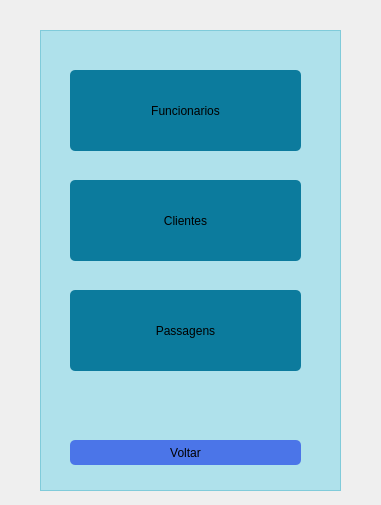
<?xml version="1.0" encoding="UTF-8"?>
<ui version="4.0">
 <class>telaOpcoesGerente</class>
 <widget class="QMainWindow" name="telaOpcoesGerente">
  <property name="geometry">
   <rect>
    <x>0</x>
    <y>0</y>
    <width>381</width>
    <height>505</height>
   </rect>
  </property>
  <property name="windowTitle">
   <string>AirSys</string>
  </property>
  <property name="styleSheet">
   <string notr="true">#telaOpcoesGerente
{
background-image: url(:/fundos/fundo4.jpg);
}

#frame
{
background-color: rgba(6, 190, 225, 70);
}

#botaoFuncionarios
{
border-radius: 5px;
background-color: rgb(12, 123, 157);
font: 14pt &quot;Noto Serif Malayalam&quot;;
}

#botaoFuncionarios:hover
{
border-radius: 5px;
background-color: rgb(145, 206, 243);
font: 14pt &quot;Noto Serif Malayalam&quot;;
}

#botaoClientes
{
border-radius: 5px;
background-color: rgb(12, 123, 157);
font: 14pt &quot;Noto Serif Malayalam&quot;;
}

#botaoClientes:hover
{
border-radius: 5px;
background-color: rgb(145, 206, 243);
font: 14pt &quot;Noto Serif Malayalam&quot;;
}

#botaoPassagens
{
border-radius: 5px;
background-color: rgb(12, 123, 157);
font: 14pt &quot;Noto Serif Malayalam&quot;;
}

#botaoPassagens:hover
{
border-radius: 5px;
background-color: rgb(145, 206, 243);
font: 14pt &quot;Noto Serif Malayalam&quot;;
}

#botaoVoltar
{
border-radius: 5px;
background-color: rgb(75, 117, 232);
font: 14pt &quot;Noto Serif Malayalam&quot;;
}

#botaoVoltar:hover
{
border-radius: 5px;
background-color: rgb(121, 173, 255);
font: 14pt &quot;Noto Serif Malayalam&quot;;
}</string>
  </property>
  <widget class="QWidget" name="centralwidget">
   <widget class="QFrame" name="frame">
    <property name="geometry">
     <rect>
      <x>40</x>
      <y>30</y>
      <width>301</width>
      <height>461</height>
     </rect>
    </property>
    <property name="frameShape">
     <enum>QFrame::StyledPanel</enum>
    </property>
    <property name="frameShadow">
     <enum>QFrame::Raised</enum>
    </property>
    <widget class="QPushButton" name="botaoFuncionarios">
     <property name="geometry">
      <rect>
       <x>30</x>
       <y>40</y>
       <width>231</width>
       <height>81</height>
      </rect>
     </property>
     <property name="text">
      <string>Funcionarios</string>
     </property>
    </widget>
    <widget class="QPushButton" name="botaoClientes">
     <property name="geometry">
      <rect>
       <x>30</x>
       <y>150</y>
       <width>231</width>
       <height>81</height>
      </rect>
     </property>
     <property name="text">
      <string>Clientes</string>
     </property>
    </widget>
    <widget class="QPushButton" name="botaoPassagens">
     <property name="geometry">
      <rect>
       <x>30</x>
       <y>260</y>
       <width>231</width>
       <height>81</height>
      </rect>
     </property>
     <property name="text">
      <string>Passagens</string>
     </property>
    </widget>
    <widget class="QPushButton" name="botaoVoltar">
     <property name="geometry">
      <rect>
       <x>30</x>
       <y>410</y>
       <width>231</width>
       <height>25</height>
      </rect>
     </property>
     <property name="text">
      <string>Voltar</string>
     </property>
    </widget>
   </widget>
  </widget>
 </widget>
 <resources>
  <include location="../recursos/recursos.qrc"/>
 </resources>
 <connections/>
</ui>
